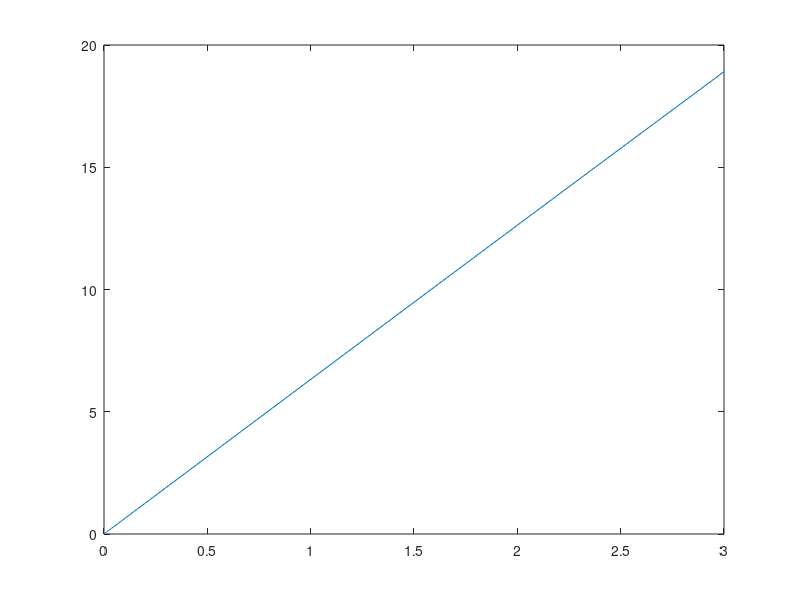

Recreate this plot in MATLAB.
%% d1
f = @(t,y) 9*t+4*exp(-0.5*t)-4*y^2 - 6;
[t,y] = ode45(f, [0 10], 6)
plot(t, y)

%% d2
x = [ 0.000 1.000 2.000 3.000 4.000 5.000 ];
y = [ 3.749 4.689 6.273 5.897 6.381 7.003 ];
hold on
plot(x,y, 'r+')
p = polyfit(x,y,5);
x1 = linspace(0,5);
%x1 = linspace(0,10);
plot(x1, polyval(p,x1))
l = polyfit(x,y,1);
plot(x1, polyval(l,x1))

%% d3
x = [ 0.10 0.20 0.30 0.40 0.50 0.60 0.70 0.80 0.90 1.00 1.10 1.20 1.30 1.40 1.50 ];
y = [ 1.16 1.72 1.69 2.19 2.36 2.34 2.37 2.70 2.67 2.59 2.82 2.68 2.93 3.15 2.89 ];

p = polyfit(x,exp(y),1)
x1 = linspace(0,2);
hold on
plot(x,y, 'r+')
plot(x1, log(polyval(p,x1)))
hold off

%% d4 - d6
%urlwrite('http://cs.lth.se/edaa55/matlab/race', 'race.txt');

v = csvread('race.txt');
size(v)
v(1);
v(450);
xs = linspace(0,40,6000);
size(xs)
%plot(xs, v)
%v(find(v>80)) = 0;
v(find(v>80)) = v(find(v>80)-1);
plot(xs, v)
v(6000) % maxhast ca 70m/s
s = trapz(xs, v)
medelv = s/40

%% d7 -d8
%urlwrite('http://cs.lth.se/edaa55/matlab/const-accel', 'const_accel.txt')
v2 = csvread('const_accel.txt');
size(v2)
ts = linspace(0,5, 750).';
size(ts)
hold on
plot(ts,v2)
p = polyfit(ts, v2, 1);
plot(ts, polyval(p, ts))
hold off
p(1)

%% d9 -d10
M = 1171.42;
r = 0.3515;
C = 0.24;
A = 2.4;
roo = 1.29;
m = 2107.98;
F = @(v) 4.*M./r - 0.5*C.*roo.*A.*v.^2;
F(0)
F(30)

a = @(t,v) F(v)./m;
[t,y] = ode45(a, [0 3], 0);
plot(t,y)
y(end)
v(450)